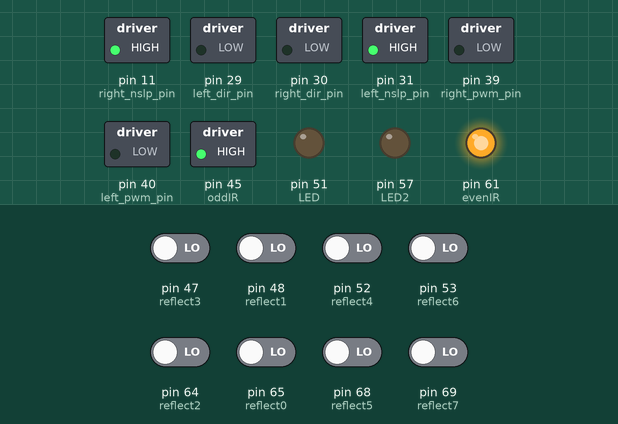
Recording of a sketch running on a simulated Arduino Mega 2560, built with avr-gcc and run on an emulated ATmega2560. On the bench: switched loads named in the sketch (green lamp = pin HIGH), output pins drawn as LEDs (lit = HIGH). Inputs (shaded band) come from the test bench; at power-on: pin 47 (reflect3), pin 48 (reflect1), pin 52 (reflect4), pin 53 (reflect6), pin 64 (reflect2), pin 65 (reflect0), pin 68 (reflect5), pin 69 (reflect7) LOW.

Above: at 1.2 s.
1.3 s: pin 65 (reflect0) driven HIGH
Timing chart, 0 to 1.9 s (numbered marks = the images above; inputs shaded):
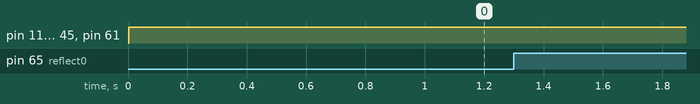

The sketch:

Circuit_Car.ino
```cpp
// to get motor to turn, define 6 constants
//left
const int left_nslp_pin = 31; //digital write as long as this is high, then the other two commands would work
const int left_dir_pin = 29; //digital write
const int left_pwm_pin = 40; //analog write from 0,255
const int right_nslp_pin = 11; //as long as this is high, then the other two commands would work
const int right_dir_pin = 30;
const int right_pwm_pin = 39;
//pins for the photoresistors
const int reflect0= 65;
const int reflect1= 48;
const int reflect2= 64;
const int reflect3= 47;
const int reflect4= 52;
const int reflect5= 68;
const int reflect6= 53;
const int reflect7= 69;
//pin for LED
const int LED = 51; //yellow
const int LED2 = 57; //Red black
//IR cameras
const int oddIR = 45;
const int evenIR = 61;
//stopCounter for the end
int stopCounter = 0;
//initial conditions
int leftSpeed = 70;
int rightSpeed = 70;
double TOTAL = 0;
int errorPrior = 0;

bool turn = false;
double position =0;
bool inSchoolZone = false;


void setup() {
  // put your setup code here, to run once:
Serial.begin(9600);
pinMode(left_nslp_pin, OUTPUT);
pinMode(right_nslp_pin, OUTPUT);
pinMode(left_dir_pin, OUTPUT);
pinMode(right_dir_pin, OUTPUT);
pinMode(left_pwm_pin,OUTPUT);
pinMode(right_pwm_pin,OUTPUT);
pinMode(reflect0, INPUT);
pinMode(reflect1, INPUT);
pinMode(reflect2, INPUT);
pinMode(reflect3, INPUT);
pinMode(reflect4, INPUT);
pinMode(reflect5, INPUT);
pinMode(reflect6, INPUT);
pinMode(reflect7, INPUT);
pinMode(oddIR, OUTPUT);
pinMode(evenIR, OUTPUT);
pinMode(LED, OUTPUT);
pinMode(LED2,OUTPUT);
digitalWrite(LED,LOW);
digitalWrite(LED2,LOW);

analogWrite(left_pwm_pin, leftSpeed);
analogWrite(right_pwm_pin,rightSpeed);

}

void callReflectOutput()
{
  pinMode(reflect0, OUTPUT);
  pinMode(reflect1, OUTPUT);
  pinMode(reflect2, OUTPUT);
  pinMode(reflect3, OUTPUT);
  pinMode(reflect4, OUTPUT);
  pinMode(reflect5, OUTPUT);
  pinMode(reflect6, OUTPUT);
  pinMode(reflect7, OUTPUT);
}

void digitalWriteReflect()
{
  digitalWrite(reflect0, HIGH);
  digitalWrite(reflect1, HIGH);
  digitalWrite(reflect2, HIGH);
  digitalWrite(reflect3, HIGH);
  digitalWrite(reflect4, HIGH);
  digitalWrite(reflect5, HIGH);
  digitalWrite(reflect6, HIGH);
  digitalWrite(reflect7, HIGH);
}

void callReflectInput()
{
  pinMode(reflect0, INPUT);
  pinMode(reflect1, INPUT);
  pinMode(reflect2, INPUT);
  pinMode(reflect3, INPUT);
  pinMode(reflect4, INPUT);
  pinMode(reflect5, INPUT);
  pinMode(reflect6, INPUT);
  pinMode(reflect7, INPUT);
}

void motorControl(double position) {
  // get reflect values
  // compute current position
  // define Kp, Ki, and Kd
  double error = position;
  int Kp = 2, Kd = 38;
  int motorSpeed = (Kp*error) + (Kd*(error-errorPrior));

  errorPrior = error;

  int changeRightSpd = rightSpeed - motorSpeed;
  int changeLeftSpd = leftSpeed + motorSpeed;

  if (changeRightSpd > 255)
  {
    changeRightSpd = 255;
  }
  if ( changeRightSpd < 0)
  {
    changeRightSpd = 0;
  }
  if (changeLeftSpd > 255)
  {
    changeLeftSpd = 255;
  }
  if (changeLeftSpd < 0)
  {
    changeLeftSpd =0;
  }

  // write new speeds
  analogWrite(left_pwm_pin, changeLeftSpd);
  analogWrite(right_pwm_pin, changeRightSpd);

}

void pinStatus(int refFFR, int refFR, int refR,int refMidR,int refMidL,int refL,int refFL,int refFFL)
{
  if(refFFR && refFR && refR && refMidR && refMidL && refL && refFL && refFFL && digitalRead(left_nslp_pin))
  {
    stopCounter++;
  }
}
double CalculateTotal(double FFR, double FR, double R, double midR, double midL, double L, double FL, double FFL)
{
  double total = 0;
  FFR = FFR * 4;
  FR = FR * 2;
  R = R * 1;
  midR = midR * .25;
  midL = midL * -.25;
  L = L * -1;
  FL = FL * -2;
  FFL = FFL * -4;

  total = FFR + FR + R + midR + midL + L + FL + FFL;
  return total;
}
void loop() {
  // put your main code here, to run repeatedly:
  digitalWrite(oddIR, HIGH);
  digitalWrite(evenIR, HIGH);
  //this is for the 8 direction sensors
  callReflectOutput();
  digitalWriteReflect();
  delayMicroseconds(5);
  callReflectInput();
  //delay(2);
  delayMicroseconds(1500);
  int refFFL = digitalRead(reflect7);
  int refFL = digitalRead(reflect6);
  int refL = digitalRead(reflect5);
  int refMidL = digitalRead(reflect4);
  int refMidR = digitalRead(reflect3);
  int refR = digitalRead(reflect2);
  int refFR = digitalRead(reflect1);
  int refFFR = digitalRead(reflect0);
  pinStatus(refFFR, refFR, refR,refMidR,refMidL,refL,refFL,refFFL);
  //take an average of the last 5 positions recorded.
  int numTaken = 5;
  double errorArray[numTaken] = {0,0,0,0,0};
  for(int i =0; i < numTaken; i++)
  {
    double temp = CalculateTotal(refFFR,refFR,refR, refMidR, refMidL,refL, refFL, refFFL);
    errorArray[i] = temp;
  }
  for(int i =0; i< numTaken; i++)
  {
    position += errorArray[i];
  }
  position = position / numTaken;

  motorControl(position);
  if (stopCounter == 1 && !turn)
    {
      digitalWrite(LED2, HIGH);
      digitalWrite(left_dir_pin,HIGH);
      analogWrite(left_pwm_pin,200);
      analogWrite(right_pwm_pin,200);
      //delayMicroseconds(7000);
      delay(250);
      turn = true;
      analogWrite(left_pwm_pin,0);
      analogWrite(right_pwm_pin,0);
      delayMicroseconds(100);
      digitalWrite(left_dir_pin,LOW);
      analogWrite(left_pwm_pin,200);
      analogWrite(right_pwm_pin,200);
      delay(20);
    }
  else if (stopCounter >= 2 && turn)
    {
      digitalWrite(LED2,LOW);
      digitalWrite(left_nslp_pin,LOW);
      digitalWrite(right_nslp_pin,LOW);
    }
  else
  {
  digitalWrite(left_nslp_pin, HIGH); //off
  digitalWrite(right_nslp_pin, HIGH); //off
  digitalWrite(left_dir_pin, LOW);
  digitalWrite(right_dir_pin,LOW);
  }


  }
```
